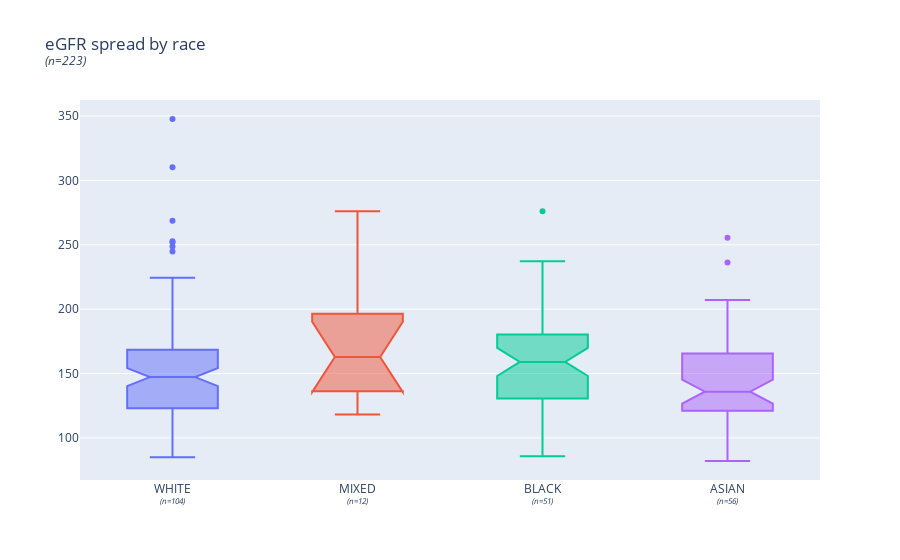

Write notebook code for a chart like this one.
### Markdown cell above
#### eGFR by race

### Code cell
fig = go.Figure()

for race in df.Race.unique():
    dft = df[df['Race']==race]
    name = f"{race}<br><sup><i>(n={len(dft)})</i></sup>"
    fig.add_trace(go.Box(y=dft['eGFR'], name = name,
                         notched=True,
                    #marker_color = 'lightseagreen'
                    ))

fig.update_layout(
    #title='Creatinine > 80',
    title=f"eGFR spread by race<br><sup><i>(n={len(df)})</i></sup>",
    showlegend=False,
)

fig.show()
